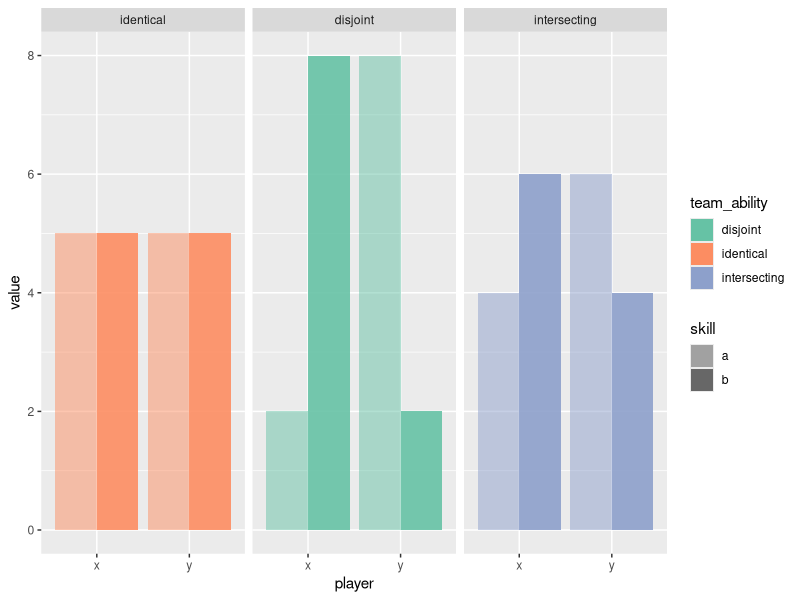

Reproduce this figure in R. (Note: this script raises an error after producing the figure.)
# ---- setup
library(magrittr)
library(dplyr)
library(ggplot2)
library(grid)

team_structures <- c("diachronic", "sychronic")
team_abilities <- c("identical", "disjoint", "intersecting")
skills <- c("a", "b")
players <- c("x", "y")

recode_team_abilities <- function(frame) {
  data_frame(
    team_ability = team_abilities,
    team_ability_label = factor(team_abilities, levels = team_abilities)
  ) %>%
    left_join(frame, .)
}

# ---- team-abilities
preds <- expand.grid(
  skill = skills,
  player = players,
  team_ability = team_abilities,
  stringsAsFactors = FALSE
) %>% select(team_ability, player, skill)
preds
#    team_ability player skill
# 1     identical      x     a
# 2     identical      x     b
# 3     identical      y     a
# 4     identical      y     b
# 5      disjoint      x     a
# 6      disjoint      x     b
# 7      disjoint      y     a
# 8      disjoint      y     b
# 9  intersecting      x     a
# 10 intersecting      x     b
# 11 intersecting      y     a
# 12 intersecting      y     b
preds$value <- c(5, 5, 5, 5,
                 2, 8, 8, 2,
                 4, 6, 6, 4)

preds %<>%
  recode_team_abilities()

ggplot(preds, aes(x = player, y = value)) +
  geom_bar(aes(group = skill, fill = team_ability, alpha = skill),
           stat = "identity", position = "dodge") +
  facet_wrap("team_ability_label", nrow = 1) +
  scale_fill_brewer(palette = "Set2") +
  scale_alpha_manual(values = c(0.5, 0.9))

# ---- search-areas
margin <- 0.1
ellipse_points <- function(x0, y0, a, b) {
  ellipse_x <- function(t) x0 + a * cos(t)
  ellipse_y <- function(t) y0 + b * sin(t)
  t <- seq(0, 2 * pi, length.out = 100)
  data_frame(
    a = ellipse_x(t),
    b = ellipse_y(t)
  )
}

x_axis <- linesGrob(x = c(margin, 1 - margin), y = c(margin, margin), arrow = arrow())
y_axis <- linesGrob(x = c(margin, margin), y = c(margin, 1 - margin), arrow = arrow())

circle <- circleGrob(r = 0.25, x = 0.5 + margin/2, y = 0.5 + margin/2)

identical <- gTree(x_axis, y_axis, circle)



plot_axes()

v1 <- 0.3
v2 <- 0.1
player_x <- ellipse_points(0.5 + margin, 0.25, v1, v2)
player_y <- ellipse_points(0.25, 0.5 + margin, v2, v1)

grid.newpage()
plot_axes()
grid.polyline(x = player_x$a, y = player_x$b)
grid.polyline(x = player_y$a, y = player_y$b)

v1 <- 0.25
v2 <- 0.15
sep <- 0.05
player_x <- ellipse_points(0.5 + sep, 0.5 - sep, v1, v2)
player_y <- ellipse_points(0.5 - sep, 0.5 + sep, v2, v1)

grid.newpage()
plot_axes()
grid.polyline(x = player_x$a, y = player_x$b)
grid.polyline(x = player_y$a, y = player_y$b)
